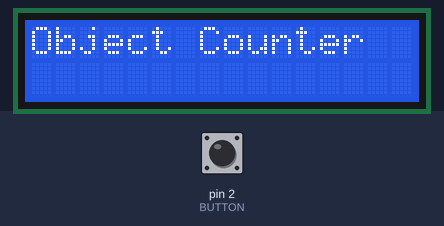
A sketch run on a simulated Arduino Uno, built with avr-gcc and run on an emulated ATmega328P. Shown: 16×2 character LCD. The inputs (shaded band) are chosen by the test bench; at power-on: pin 2 (BUTTON) HIGH. What the sketch prints to the serial monitor is not drawn.

Above: at 1.2 s.
1.3 s: pin 2 (BUTTON) pulled LOW for 0.15 s
At 2.1 s:
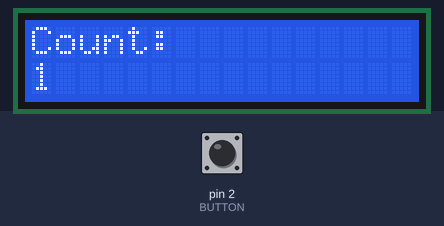
2.9 s: pin 2 (BUTTON) pulled LOW for 1 s
At 3.3 s:
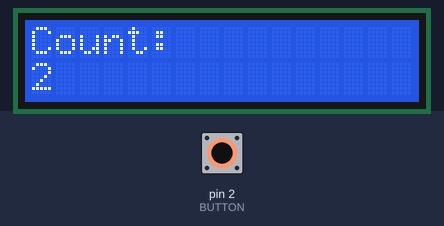
5.4 s: pin 2 (BUTTON) pulled LOW for 0.15 s
At 6.4 s:
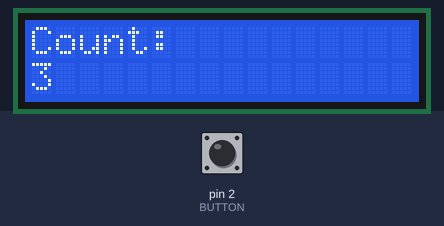
7.0 s: pin 2 (BUTTON) pulled LOW for 1 s
At 7.6 s:
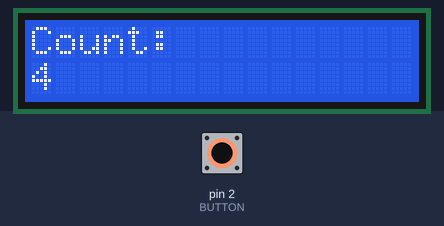
Timing chart, 0 to 10.0 s (numbered marks = the images above; inputs shaded):
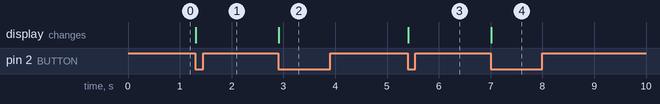

The sketch:

object-counter.ino
```cpp
#include <Wire.h>
#include <LiquidCrystal_I2C.h>

#define BUTTON 2

LiquidCrystal_I2C lcd(0x27, 16, 2);

int count = 0;
bool lastState = HIGH;

void setup() {
  pinMode(BUTTON, INPUT_PULLUP);

  Serial.begin(9600);

  lcd.init();
  lcd.backlight();

  lcd.setCursor(0, 0);
  lcd.print("Object Counter");

  Serial.println("Assembly Line Started");
}

void loop() {
  int currentState = digitalRead(BUTTON);

  // Detect press (object detected)
  if (lastState == HIGH && currentState == LOW) {
    count++;

    Serial.print("Metal Object Count: ");
    Serial.println(count);

    lcd.clear();
    lcd.setCursor(0, 0);
    lcd.print("Count:");
    lcd.setCursor(0, 1);
    lcd.print(count);

    delay(300); // debounce
  }

  lastState = currentState;
}
```

Measured:
- after the input at 1.3 s, the display: changes at once (image 1)
- after the input at 2.9 s, the display: changes at once (image 2)
- after the input at 5.4 s, the display: changes at once (image 3)
- after the input at 7.0 s, the display: changes at once (image 4)
